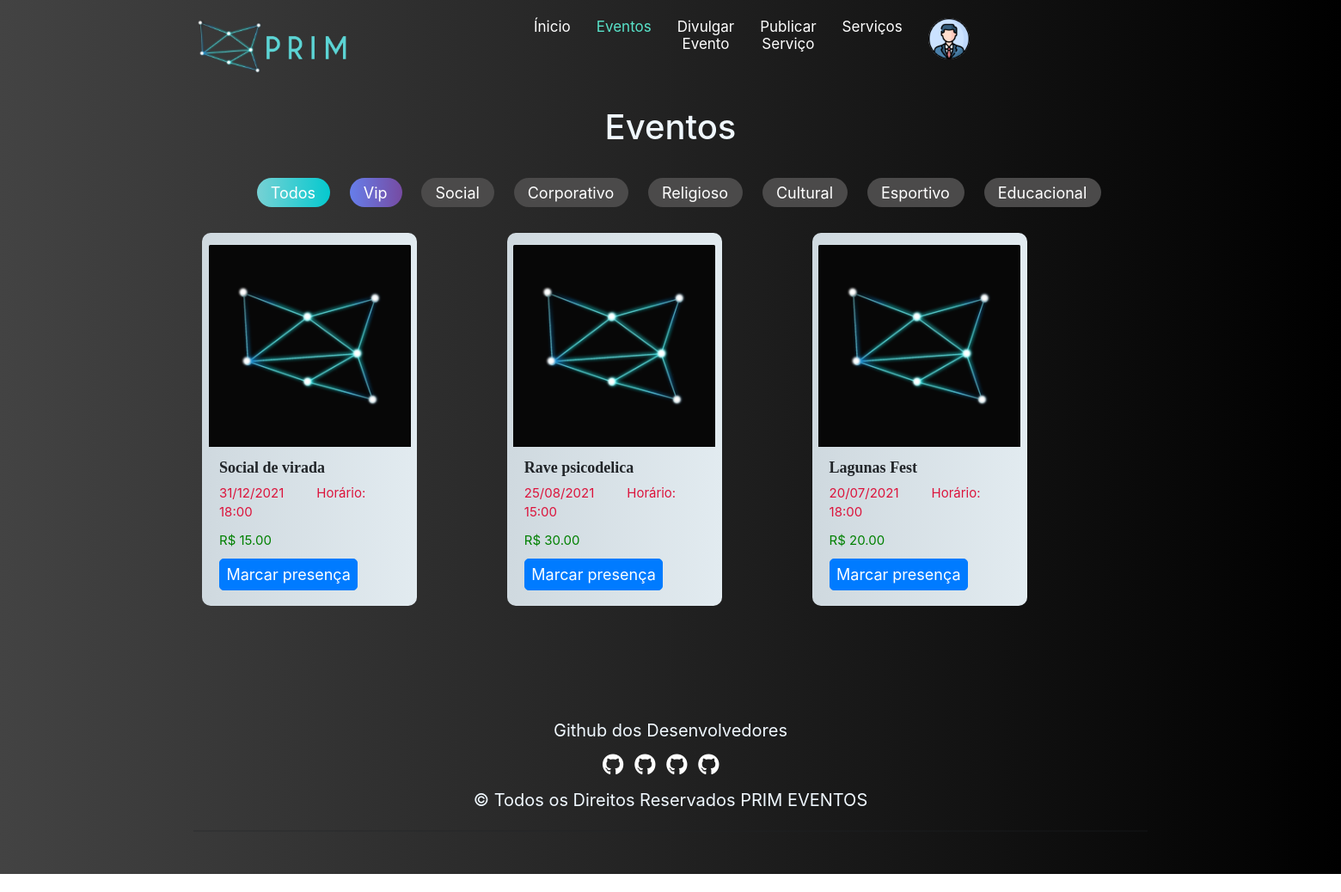
The app's page /Eventos.php?filtro=2 (signed in) with its own data.
### tables this page shows
CREATE TABLE IF NOT EXISTS EVENTO (
	ID_EVENTO int NOT NULL AUTO_INCREMENT,
	TITULO_EVENTO varchar(30) NOT NULL,
	DESCRICAO_EVENTO varchar(315),
	LOCALIZACAO_EVENTO char(9) NOT NULL,
	TELEFONE_EVENTO varchar(16) NOT NULL,
	DATA_EVENTO date NOT NULL,
	HORA_EVENTO time(0) NOT NULL,
	PRECO_EVENTO decimal(7,2) NOT NULL,
	TAXA_EVENTO decimal(5,2) NOT NULL,
	PUBLICO_EVENTO smallint NOT NULL,
	ING_VENDIDOS_EVENTO smallint NOT NULL,
	EMAIL_USER varchar(50) NOT NULL,
	ID_CATEGORIA_EVENTO int NOT NULL,
	CONSTRAINT PK_EVENTO PRIMARY KEY (ID_EVENTO),
	CONSTRAINT FK_EVENTO_USUARIO FOREIGN KEY (EMAIL_USER) REFERENCES USUARIO (EMAIL_USER),
	CONSTRAINT FK_EVENTO_CATEGORIA_EVENTO FOREIGN KEY (ID_CATEGORIA_EVENTO) REFERENCES CATEGORIA_EVENTO (ID_CATEGORIA_EVENTO)
)DEFAULT CHARSET=UTF8;

### Eventos.php (the view, shortened to what this page needs)
<?php
include("Backend/conexao.php");
$filtro = isset($_GET['filtro'])?$_GET['filtro']:"";
$SQL = "SELECT TITULO_EVENTO,DATA_EVENTO,HORA_EVENTO,PRECO_EVENTO,ID_EVENTO FROM EVENTO WHERE ID_CATEGORIA_EVENTO LIKE '$filtro' ORDER BY ID_EVENTO DESC";
$consulta = mysqli_query($conexao, $SQL);
?>
<!DOCTYPE html>
<html lang="en">
<head>
  <link rel="stylesheet" href="style.css">
  <link href="https://cdn.jsdelivr.net/npm/bootstrap@5.0.0/dist/css/bootstrap.min.css" rel="stylesheet">
  <link href="https://cdn.jsdelivr.net/npm/bootstrap@5.0.0-beta3/dist/css/bootstrap.min.css" rel="stylesheet">
  <link href="//maxcdn.bootstrapcdn.com/bootstrap/3.3.0/css/bootstrap.min.css" rel="stylesheet" id="bootstrap-css">
  <link href="//maxcdn.bootstrapcdn.com/bootstrap/4.0.0/css/bootstrap.min.css" rel="stylesheet" id="bootstrap-css">
  <link href="/your-path-to-fontawesome/css/fontawesome.css" rel="stylesheet">
  <link href="/your-path-to-fontawesome/css/brands.css" rel="stylesheet">
  <link href="/your-path-to-fontawesome/css/solid.css" rel="stylesheet">
</head>
<body>
  <div class="container">
    <div class="row">
      <div class="col-4 col-md-2 col-lg-0">
        <img src="Imgs/LogoFULL.png" class="logo">
      </div>
      <div class="col-6 col-md-6 col-sm-6 col-lg-6 menu_area">
        <nav class="navbar navbar-expand-lg ">
          <ul class="navbar-nav me-auto mb-6 mb-lg-0">
            <li class="nav-item">
              <a class="nav-link " href="Prim.php">Ínicio</a>
            </li>
            <li class="nav-item">
              <a class="nav-link active" href="Eventos.php">Eventos</a>
            </li>
            <li class="nav-item">
              <a class="nav-link" href="publicarE.php">Divulgar Evento</a>
            </li>
            <li class="nav-item">
              <a class="nav-link" href="publicarS.php">Publicar Serviço</a>
            </li>
            <li class="nav-item">
              <a class="nav-link" href="Serviços.php">Serviços</a>
            </li>
            <div class="float-right">
              <ul class="navbar-nav align-items-center  ml-auto ml-md-0 ">
                <li class="nav-item dropdown">
                  <a class="nav-link pr-0" href="#" role="button" data-toggle="dropdown" aria-haspopup="true" aria-expanded="false">
                    <div class="media align-items-center">
                      <span class="avatar avatar-sm rounded-circle">
                        <img alt="Image placeholder" src="Imgs/user.png">
                      </span>
                      <div class="media-body  ml-2  d-none d-lg-block">
                      </div>
                    </div>
                  </a>
                </li>
              </ul>
            </div>
      </div>
    </div>
  </div>
  <h1 style="font-size:40px;text-align:center;color:aliceblue;">Eventos  </h1> <br>
  <br>
  <div class="container ">
    <div class="row align-items-start">
      <div class="col-12 busca">
        <div class="text-center">
          <form method="get">
            <button value="%%" name="filtro" type="submit" style="  margin-top: 0px; background: linear-gradient(90deg, #77d1d4 0%, #05c9cf 100%);" class="btn btn-outline-primary">Todos</button>
            <button value="1" name="filtro" type="submit" style="   background: linear-gradient(90deg, #667EEA 0%, #764BA2 100%);"  class="btn btn-outline-primary">Vip</button>
            <button value="2" name="filtro" type="submit" class="btn btn-outline-info">Social </button>
            <button value="3" name="filtro" type="submit" class="btn btn-outline-info">Corporativo</button>
            <button value="4" name="filtro" type="submit" class="btn btn-outline-info">Religioso</button>
            <button value="5" name="filtro" type="submit" class="btn btn-outline-info">Cultural</button>
            <button value="6" name="filtro" type="submit" class="btn btn-outline-info">Esportivo</button>
            <button value="7" name="filtro" type="submit" class="btn btn-outline-info">Educacional</button>
          </form>
        </div>
      </div>
    </div>
  </div>
  <div class="container cards">
    <div class="row align-items-start">
      <?php while ($mostraEventos = mysqli_fetch_array($consulta)) { ?>
        <div class="card2" style="width: 25rem; margin-bottom:20px; margin-right:7%">
              <img src="Imgs/Card.jpg" class="card-img-top" alt="...">
          <div class="card-body">
            <h5 class="card-title"><Strong> <?php print "$mostraEventos[0]"; ?></Strong></h5>
            <p class="card-text"><?php print date("d/m/Y",strtotime($mostraEventos[1]));
                                  print("Horário: ");
                                  print date("H:i",strtotime($mostraEventos[2])); ?></p>
                               <p style="color:green;">R$ <?php echo $mostraEventos[3]?></p>
              <form method="post" action="EventoD.php" >
                <button  value="<?php echo $mostraEventos[4]?>" name="event" type="submit" class="btn btn-primary">Marcar presença</button>
              </form>
          </div>
        </div>
      <?php } ?>
    </div>
  </div>
  <section id="footer">
    <div class="container">
    <div class="text-center">
      <div class="row">
             <p >Github dos Desenvolvedores</p>
          <ul class="list-unstyled list-inline social text-center">
            <li class="list-inline-item"><a href="https://github.com/RBGoriginal"><i class="fa fa-github"></i></a></li>
            <li class="list-inline-item"><a href="https://github.com/Marcojrr12"><i class="fa fa-github"></i></a></li>
            <li class="list-inline-item"><a href="https://github.com/pedr0santos"><i class="fa fa-github"></i></a></li>
            <li class="list-inline-item"><a href="https://github.com/iagolanaa"><i class="fa fa-github"></i></a></li>
          </ul> <p >© Todos os Direitos Reservados PRIM EVENTOS</p>
        </div>
        <hr>
      </div>
  </section>
</body>
</html>

### style.css (style rules this page uses)
body { background: linear-gradient(90deg, #434343 0%, #202020 100%); }
.menu_area ul li a { color: white; text-decoration: none; font-size: 17px; margin-right: 20px; }
.menu_area { margin-right: 10px; margin-top: 25px; text-align: center; float: right; margin-left: auto; margin-right: auto; }
.logo { max-width: 220px; margin-left: auto; }
.navbar-nav .active { color: rgba(89, 227, 202, 1); }
.busca button { margin-left: 20px; background-color: #4b4a4a; color: white; font-size: 2px; border: none; padding-left: 16px; padding-right: 17px; border-radius: 40px!important ; }
.cards { margin-top: 30px; }
.card2 { margin-top: 20px; margin-left: 25px; padding: 6px; border-radius: 50px; background: linear-gradient(90deg, #CFD9DF 0%, #E2EBF0 100%); }
.card2 h5 { font-size:18px ; }
.card2 p { font-size:15px ; }
.card2 img { margin-top: 30px; }
section { padding: 60px 0; }
#footer { background: linear-gradient(90deg, #434343 0%, #000000 100%) !important; margin-top: 50px; }
#footer a { color: #ffffff; text-decoration: none !important; background-color: transparent; -webkit-text-decoration-skip: objects; }
#footer ul.social li { padding: 3px 0; }
#footer ul.social li a i { margin-right: 5px; font-size:25px; -webkit-transition: .5s all ease; -moz-transition: .5s all ease; transition: .5s all ease; }
#footer ul.social li a, #footer ul.quick-links li a { color:#ffffff; }
.btn-primary { color: #fff; background: linear-gradient(90deg, #00CDAC 0%, #8DDAD5 100%); border-color:linear-gradient(90deg, #00CDAC 0%, #8DDAD5 100%); border-radius: 8px; }
body { background: linear-gradient(90deg, #434343 0%, #000000 100%); }
.card2 { margin-top: 45px; border-radius: 10px; background: linear-gradient(90deg, #CFD9DF 0%, #E2EBF0 100%); }
.card2 img { margin-top: 8px; }
h1 { color: aliceblue; }
p { color: aliceblue; }
.card-text { color: crimson; }
.avatar img { width: 100%; }
img { vertical-align: middle; border-style: none; }
.avatar-sm { font-size: .875rem; width: 36px; height: 36px; }
.avatar { font-size: 1rem; display: inline-flex; width: 48px; height: 48px; color: #fff; border-radius: .375rem; background-color: #adb5bd; align-items: center; justify-content: center; }
span { color: #434343; }
*, *::before, *::after { -webkit-box-sizing: border-box; box-sizing: border-box; }
div { display: block; }
input, textarea, button { padding: 8px 15px; border-radius: 5px !important; margin: 5px 0px; box-sizing: border-box; border: 1px solid #ccc; font-size: 18px !important; font-weight: 300 }
p { font-size: 20px; }
strong { font-family: Swis721_B; }

### records on screen
evento: TITULO_EVENTO "Social de virada", DATA_EVENTO "31/12/2021", HORA_EVENTO "18:00", PRECO_EVENTO "15.00", $mostraEventos[4] 5 (drawn)
evento: TITULO_EVENTO "Rave psicodelica", DATA_EVENTO "25/08/2021", HORA_EVENTO "15:00", PRECO_EVENTO "30.00", $mostraEventos[4] 4 (drawn)
evento: TITULO_EVENTO "Lagunas Fest", DATA_EVENTO "20/07/2021", HORA_EVENTO "18:00", PRECO_EVENTO "20.00", $mostraEventos[4] 3 (drawn)
